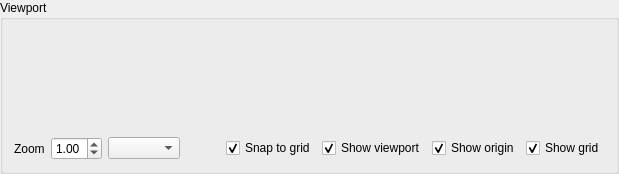
    <widget class="QGroupBox" name="groupBox_3">
     <property name="title">
      <string>Viewport</string>
     </property>
     <layout class="QVBoxLayout" name="verticalLayout_4">
      <item>
       <layout class="QVBoxLayout" name="verticalLayout_6">
        <item>
         <widget class="gui::GfxWidget" name="widget" native="true">
          <property name="sizePolicy">
           <sizepolicy hsizetype="Expanding" vsizetype="Expanding">
            <horstretch>0</horstretch>
            <verstretch>0</verstretch>
           </sizepolicy>
          </property>
          <property name="minimumSize">
           <size>
            <width>100</width>
            <height>100</height>
           </size>
          </property>
          <property name="focusPolicy">
           <enum>Qt::StrongFocus</enum>
          </property>
         </widget>
        </item>
        <item>
         <layout class="QHBoxLayout" name="horizontalLayout_2">
          <item>
           <widget class="QLabel" name="label_9">
            <property name="text">
             <string>Zoom</string>
            </property>
           </widget>
          </item>
          <item>
           <widget class="QDoubleSpinBox" name="zoom">
            <property name="minimum">
             <double>0.100000000000000</double>
            </property>
            <property name="maximum">
             <double>5.000000000000000</double>
            </property>
            <property name="singleStep">
             <double>0.100000000000000</double>
            </property>
            <property name="stepType">
             <enum>QAbstractSpinBox::AdaptiveDecimalStepType</enum>
            </property>
            <property name="value">
             <double>1.000000000000000</double>
            </property>
           </widget>
          </item>
          <item>
           <widget class="QComboBox" name="cmbGrid"/>
          </item>
          <item>
           <spacer name="horizontalSpacer_2">
            <property name="orientation">
             <enum>Qt::Horizontal</enum>
            </property>
            <property name="sizeType">
             <enum>QSizePolicy::Expanding</enum>
            </property>
            <property name="sizeHint" stdset="0">
             <size>
              <width>40</width>
              <height>20</height>
             </size>
            </property>
           </spacer>
          </item>
          <item>
           <widget class="QCheckBox" name="chkSnap">
            <property name="text">
             <string>Snap to grid</string>
            </property>
            <property name="checked">
             <bool>true</bool>
            </property>
           </widget>
          </item>
          <item>
           <widget class="QCheckBox" name="chkShowViewport">
            <property name="text">
             <string>Show viewport</string>
            </property>
            <property name="checked">
             <bool>true</bool>
            </property>
           </widget>
          </item>
          <item>
           <widget class="QCheckBox" name="chkShowOrigin">
            <property name="text">
             <string>Show origin</string>
            </property>
            <property name="checked">
             <bool>true</bool>
            </property>
           </widget>
          </item>
          <item>
           <widget class="QCheckBox" name="chkShowGrid">
            <property name="text">
             <string>Show grid</string>
            </property>
            <property name="checked">
             <bool>true</bool>
            </property>
           </widget>
          </item>
         </layout>
        </item>
       </layout>
      </item>
     </layout>
    </widget>
